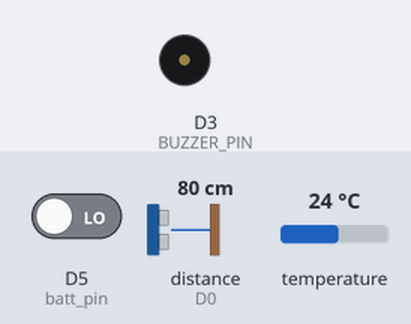
This sketch was run on a simulated ESP8266 (NodeMCU). Shown: buzzer (waves = sounding). Wiring (inferred from the names in the program): ultrasonic range finder: trigger D1; echo D0. The test bench sets the inputs (shaded band); at power-on: D5 (batt_pin) LOW, distance to the obstacle (sensor on D0) 80 cm, temperature 24 °C. The echo pulse lasts 58.3 µs per cm; WiFi joins after 1.5 s; servers stay silent unless stated; no MQTT or app messages arrive unless stated; what the sketch prints to the serial monitor is not drawn.

Above: at 0.0 s.
At 1.6 s:
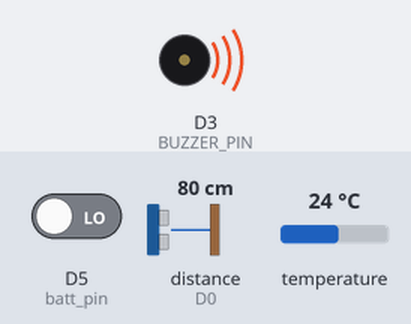
Timing chart, 0 to 3.1 s (numbered marks = the images above):
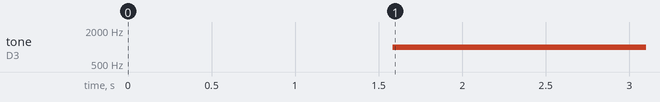

The sketch:

temp_ultrasonic_copy.ino
```cpp
#include <Arduino.h>
#include <ESP8266WiFi.h>
#include <PubSubClient.h>
#include <OneWire.h>
#include <DallasTemperature.h>

const char *ssid = "vivo";
const char *password = "12345678";

const char *mqttServer = "demo.thingsboard.io"; // ThingsBoard MQTT server
const int mqttPort = 1883;
const char *accessToken = "esp8266_ultrasonic"; // Device access token from ThingsBoard

WiFiClient wifiClient;
PubSubClient mqttClient(wifiClient);

const int trigPin = D1; // Pin connected to the ultrasonic sensor's trigger
const int echoPin = D0; // Pin connected to the ultrasonic sensor's echo
const int oneWireBus = D2;
const int batt_pin = D5;
#define BUZZER_PIN D3 // Use the appropriate GPIO pin
OneWire oneWire(oneWireBus);
DallasTemperature sensors(&oneWire);

void setupWiFi()
{
    delay(10);
    Serial.println();
    Serial.print("Connecting to ");
    Serial.println(ssid);

    WiFi.begin(ssid, password);

    while (WiFi.status() != WL_CONNECTED)
    {
        delay(500);
        Serial.print(".");
    }

    Serial.println("");
    Serial.println("WiFi connected");
    Serial.println("IP address: ");
    Serial.println(WiFi.localIP());
}

void callback(char *topic, byte *payload, unsigned int length)
{
    Serial.println("Message arrived [Topic: " + String(topic) + "]");
}

void reconnect()
{
    while (!mqttClient.connected())
    {
        Serial.print("Attempting MQTT connection...");

        if (mqttClient.connect("ArduinoClient", accessToken, NULL))
        {
            Serial.println("connected");
        }
        else
        {
            Serial.print("failed, rc=");
            Serial.print(mqttClient.state());
            Serial.println(" retrying in 5 seconds");
            delay(5000);
        }
    }
}
int getTemp()
{
    sensors.requestTemperatures();
    float temperatureC = sensors.getTempCByIndex(0);
    //float temperatureF = sensors.getTempFByIndex(0);
    //Serial.print(temperatureC);
    //Serial.println("ºC");
    //Serial.print(temperatureF);
    //Serial.println("ºF");
    delay(1000);
    return temperatureC;
}

float measureDistance()
{
    digitalWrite(trigPin, LOW);
    delayMicroseconds(2);
    digitalWrite(trigPin, HIGH);
    delayMicroseconds(10);
    digitalWrite(trigPin, LOW);

    float duration = pulseIn(echoPin, HIGH);
    float distance = (duration * 0.0343) / 2;

    return distance;
}
void buzz_alert()
{
    tone(BUZZER_PIN, 1000); // Generate a tone of 1000Hz
    delay(1000); // Keep the tone for 1 second
    noTone(BUZZER_PIN); // Turn off the buzzer
    delay(1000); // Pause for 1 second
}
int get_battery()
{
  int battery = digitalRead(D5);
  do
  {
    if(battery == 1)
    {
     int battery = 12;
     delay(1000);
     return battery;
    }
    else
    {
      break;
    }
  }while(battery == 1);
  return 0;
}

void setup()
{
    Serial.begin(115200);
    setupWiFi();
    mqttClient.setServer(mqttServer, mqttPort);
    mqttClient.setCallback(callback);
    sensors.begin();
    pinMode(trigPin, OUTPUT);
    pinMode(echoPin, INPUT);
    pinMode(BUZZER_PIN, OUTPUT);
    pinMode(batt_pin, INPUT);
}

void loop()
{
    if (!mqttClient.connected())
    {
        reconnect();
    }
    mqttClient.loop();

    float distance = measureDistance();
    if (distance > 30)
    {
      buzz_alert();
    }
    int temperature = getTemp();
    if (temperature > 35)
    {
      buzz_alert();
    }

    int battery = get_battery();
    Serial.print("Distance: ");
    Serial.println(distance);
    Serial.print("Temperature: ");
    Serial.println(temperature);
    Serial.print("Battery: ");
    Serial.println(battery);

    //String payload = "{\"distance\": " + String(distance) + "}";
    String payload = "{\"distance\": " + String(distance) + ", \"temperature\": " + String(temperature) + ", \"battery\": " + String(battery) + "}";
    char attributes[100];
    char temp[100];
    char bike_batt[100];
    payload.toCharArray(temp,100);
    payload.toCharArray(attributes, 100);
    payload.toCharArray(bike_batt, 100);

    mqttClient.publish("v1/devices/me/telemetry", attributes);
    mqttClient.publish("v2/device/you/telemetry",temp);
    mqttClient.publish("v3/device/we/telemetry",bike_batt);
    delay(1000); // Send data every 5 seconds
}
```

Measured:
- by itself, tone on D3 (BUZZER_PIN): silent → 1000 Hz at 1.6 s
